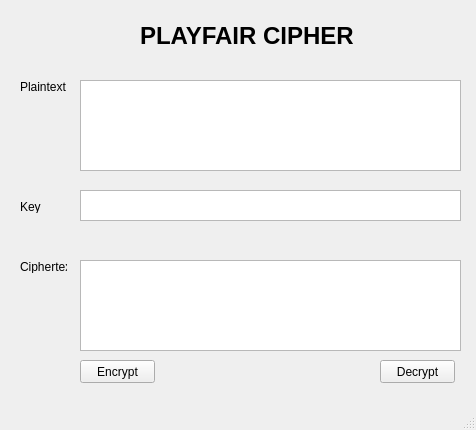
<?xml version="1.0" encoding="UTF-8"?>
<ui version="4.0">
 <class>MainWindow</class>
 <widget class="QMainWindow" name="MainWindow">
  <property name="geometry">
   <rect>
    <x>0</x>
    <y>0</y>
    <width>476</width>
    <height>430</height>
   </rect>
  </property>
  <property name="windowTitle">
   <string>Playfair Cipher Tool</string>
  </property>
  <widget class="QWidget" name="centralwidget">
   <widget class="QLabel" name="label">
    <property name="geometry">
     <rect>
      <x>140</x>
      <y>20</y>
      <width>220</width>
      <height>31</height>
     </rect>
    </property>
    <property name="font">
     <font>
      <pointsize>18</pointsize>
      <weight>75</weight>
      <bold>true</bold>
     </font>
    </property>
    <property name="text">
     <string>PLAYFAIR CIPHER</string>
    </property>
   </widget>
   <widget class="QPlainTextEdit" name="txt_plain_text">
    <property name="geometry">
     <rect>
      <x>80</x>
      <y>80</y>
      <width>381</width>
      <height>91</height>
     </rect>
    </property>
   </widget>
   <widget class="QLabel" name="label_2">
    <property name="geometry">
     <rect>
      <x>20</x>
      <y>80</y>
      <width>47</width>
      <height>13</height>
     </rect>
    </property>
    <property name="text">
     <string>Plaintext</string>
    </property>
   </widget>
   <widget class="QLabel" name="label_3">
    <property name="geometry">
     <rect>
      <x>20</x>
      <y>200</y>
      <width>47</width>
      <height>13</height>
     </rect>
    </property>
    <property name="text">
     <string>Key</string>
    </property>
   </widget>
   <widget class="QTextEdit" name="txt_key">
    <property name="geometry">
     <rect>
      <x>80</x>
      <y>190</y>
      <width>381</width>
      <height>31</height>
     </rect>
    </property>
   </widget>
   <widget class="QLabel" name="label_4">
    <property name="geometry">
     <rect>
      <x>20</x>
      <y>260</y>
      <width>47</width>
      <height>13</height>
     </rect>
    </property>
    <property name="text">
     <string>Ciphertext</string>
    </property>
   </widget>
   <widget class="QPlainTextEdit" name="txt_cipher_text">
    <property name="geometry">
     <rect>
      <x>80</x>
      <y>260</y>
      <width>381</width>
      <height>91</height>
     </rect>
    </property>
   </widget>
   <widget class="QPushButton" name="btn_encrypt">
    <property name="geometry">
     <rect>
      <x>80</x>
      <y>360</y>
      <width>75</width>
      <height>23</height>
     </rect>
    </property>
    <property name="text">
     <string>Encrypt</string>
    </property>
   </widget>
   <widget class="QPushButton" name="btn_decrypt">
    <property name="geometry">
     <rect>
      <x>380</x>
      <y>360</y>
      <width>75</width>
      <height>23</height>
     </rect>
    </property>
    <property name="text">
     <string>Decrypt</string>
    </property>
   </widget>
  </widget>
  <widget class="QMenuBar" name="menubar">
   <property name="geometry">
    <rect>
     <x>0</x>
     <y>0</y>
     <width>476</width>
     <height>21</height>
    </rect>
   </property>
  </widget>
  <widget class="QStatusBar" name="statusbar"/>
 </widget>
 <resources/>
 <connections/>
</ui>
